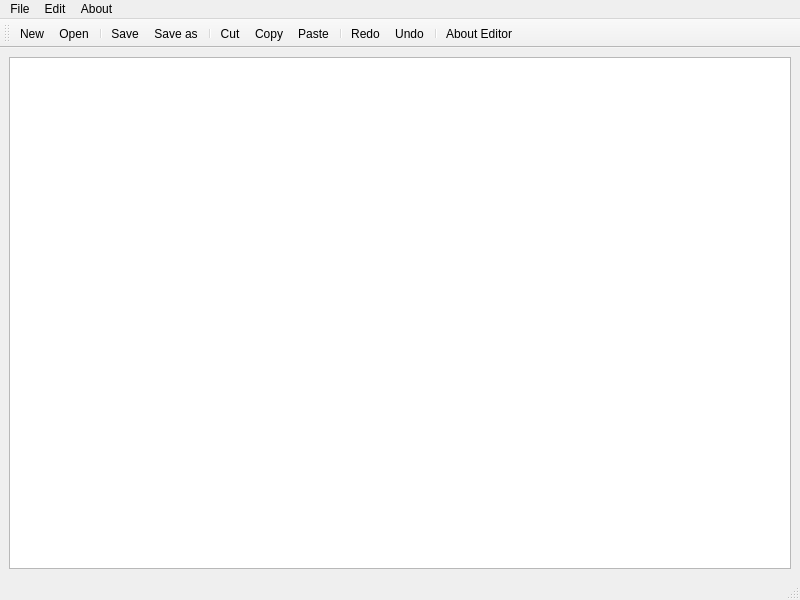
<?xml version="1.0" encoding="UTF-8"?>
<ui version="4.0">
 <class>MainWindow</class>
 <widget class="QMainWindow" name="MainWindow">
  <property name="geometry">
   <rect>
    <x>0</x>
    <y>0</y>
    <width>800</width>
    <height>600</height>
   </rect>
  </property>
  <property name="windowTitle">
   <string>MainWindow</string>
  </property>
  <widget class="QWidget" name="centralwidget">
   <layout class="QHBoxLayout" name="horizontalLayout">
    <item>
     <widget class="QTextEdit" name="textEdit"/>
    </item>
   </layout>
  </widget>
  <widget class="QMenuBar" name="menubar">
   <property name="geometry">
    <rect>
     <x>0</x>
     <y>0</y>
     <width>800</width>
     <height>26</height>
    </rect>
   </property>
   <widget class="QMenu" name="menuFile">
    <property name="title">
     <string>File</string>
    </property>
    <addaction name="actionNew"/>
    <addaction name="actionOpen"/>
    <addaction name="separator"/>
    <addaction name="actionSave"/>
    <addaction name="actionSave_as"/>
   </widget>
   <widget class="QMenu" name="menuEdit">
    <property name="title">
     <string>Edit</string>
    </property>
    <addaction name="actionCut"/>
    <addaction name="actionCopy"/>
    <addaction name="actionPaste"/>
    <addaction name="separator"/>
    <addaction name="actionRdo"/>
    <addaction name="actionUndo"/>
   </widget>
   <widget class="QMenu" name="menuAbout">
    <property name="title">
     <string>About</string>
    </property>
    <addaction name="actionAbout_Editor"/>
   </widget>
   <addaction name="menuFile"/>
   <addaction name="menuEdit"/>
   <addaction name="menuAbout"/>
  </widget>
  <widget class="QStatusBar" name="statusbar"/>
  <widget class="QToolBar" name="toolBar">
   <property name="windowTitle">
    <string>toolBar</string>
   </property>
   <attribute name="toolBarArea">
    <enum>TopToolBarArea</enum>
   </attribute>
   <attribute name="toolBarBreak">
    <bool>false</bool>
   </attribute>
   <addaction name="actionNew"/>
   <addaction name="actionOpen"/>
   <addaction name="separator"/>
   <addaction name="actionSave"/>
   <addaction name="actionSave_as"/>
   <addaction name="separator"/>
   <addaction name="actionCut"/>
   <addaction name="actionCopy"/>
   <addaction name="actionPaste"/>
   <addaction name="separator"/>
   <addaction name="actionRdo"/>
   <addaction name="actionUndo"/>
   <addaction name="separator"/>
   <addaction name="actionAbout_Editor"/>
  </widget>
  <action name="actionNew">
   <property name="icon">
    <iconset resource="Resource.qrc">
     <normaloff>:/rec/images/new.png</normaloff>:/rec/images/new.png</iconset>
   </property>
   <property name="text">
    <string>New</string>
   </property>
  </action>
  <action name="actionOpen">
   <property name="icon">
    <iconset resource="Resource.qrc">
     <normaloff>:/rec/images/open.png</normaloff>:/rec/images/open.png</iconset>
   </property>
   <property name="text">
    <string>Open</string>
   </property>
  </action>
  <action name="actionSave">
   <property name="icon">
    <iconset resource="Resource.qrc">
     <normaloff>:/rec/images/save.png</normaloff>:/rec/images/save.png</iconset>
   </property>
   <property name="text">
    <string>Save</string>
   </property>
  </action>
  <action name="actionSave_as">
   <property name="icon">
    <iconset resource="Resource.qrc">
     <normaloff>:/rec/images/save_as.png</normaloff>:/rec/images/save_as.png</iconset>
   </property>
   <property name="text">
    <string>Save as</string>
   </property>
  </action>
  <action name="actionCut">
   <property name="icon">
    <iconset resource="Resource.qrc">
     <normaloff>:/rec/images/cut.png</normaloff>:/rec/images/cut.png</iconset>
   </property>
   <property name="text">
    <string>Cut</string>
   </property>
  </action>
  <action name="actionCopy">
   <property name="icon">
    <iconset resource="Resource.qrc">
     <normaloff>:/rec/images/copy.png</normaloff>:/rec/images/copy.png</iconset>
   </property>
   <property name="text">
    <string>Copy</string>
   </property>
  </action>
  <action name="actionPaste">
   <property name="icon">
    <iconset resource="Resource.qrc">
     <normaloff>:/rec/images/paste.png</normaloff>:/rec/images/paste.png</iconset>
   </property>
   <property name="text">
    <string>Paste</string>
   </property>
  </action>
  <action name="actionRdo">
   <property name="icon">
    <iconset resource="Resource.qrc">
     <normaloff>:/rec/images/redo.png</normaloff>:/rec/images/redo.png</iconset>
   </property>
   <property name="text">
    <string>Redo</string>
   </property>
  </action>
  <action name="actionUndo">
   <property name="icon">
    <iconset resource="Resource.qrc">
     <normaloff>:/rec/images/undo.png</normaloff>:/rec/images/undo.png</iconset>
   </property>
   <property name="text">
    <string>Undo</string>
   </property>
  </action>
  <action name="actionAbout_Editor">
   <property name="icon">
    <iconset resource="Resource.qrc">
     <normaloff>:/rec/images/about.png</normaloff>:/rec/images/about.png</iconset>
   </property>
   <property name="text">
    <string>About Editor</string>
   </property>
  </action>
 </widget>
 <resources>
  <include location="Resource.qrc"/>
 </resources>
 <connections/>
</ui>
